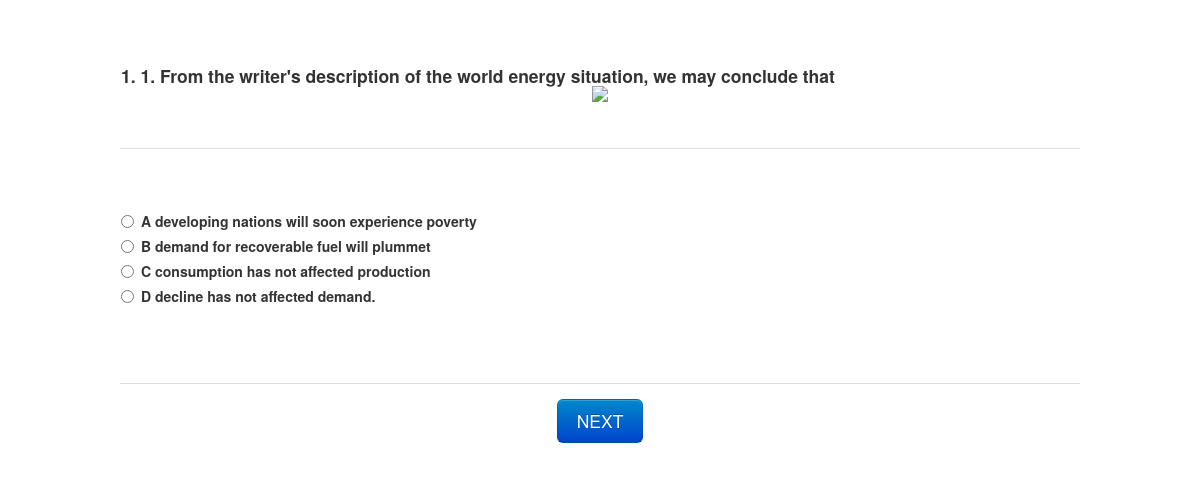
Page /Exam.php?exam=25 on the committed database.
### tables this page shows
CREATE TABLE IF NOT EXISTS `questions` (
  `id` int(11) NOT NULL AUTO_INCREMENT,
  `Qid` int(11) NOT NULL,
  `question` text NOT NULL,
  `option_A` text NOT NULL,
  `option_B` text NOT NULL,
  `option_C` text NOT NULL,
  `option_D` text NOT NULL,
  `answer` text NOT NULL,
  `exam_id` text NOT NULL,
  `images` text NOT NULL,
  PRIMARY KEY (`id`)
);

### Exam.php (the view, shortened to what this page needs)
<?php require_once('Connections/connect.php'); ?>
<?php
$query_rsTotalExam = "SELECT * FROM questions WHERE exam_id = '$_GET[exam]'";
$rsTotalExam = mysql_query($query_rsTotalExam, $connect) or die(mysql_error());
$totalRows_rsTotalExam = mysql_num_rows($rsTotalExam);
$nextpage = 0;
if(!isset($_POST['Qid'])) {
$examq = "SELECT * FROM questions WHERE Qid = '1' AND exam_id = '$_GET[exam]'";
}
else {
$nextpage = $_POST['Qid'] + 1;
$examid = $_POST['exam_id'];
$examq = "SELECT * FROM questions WHERE Qid = '$nextpage' AND exam_id = '$_GET[exam]'";
}
$query_Recordset1 = $examq;
$Recordset1 = mysql_query($query_Recordset1, $connect) or die(mysql_error());
$row_Recordset1 = mysql_fetch_assoc($Recordset1);
?>
<!DOCTYPE html PUBLIC "-//W3C//DTD XHTML 1.0 Transitional//EN" "http://www.w3.org/TR/xhtml1/DTD/xhtml1-transitional.dtd">
<html xmlns="http://www.w3.org/1999/xhtml">
<head>
<link href="css/bootstrap-responsive.min.css" rel="stylesheet" type="text/css" />
<link href="css/bootstrap.min.css" rel="stylesheet" type="text/css" />
</head>
<body>
<form action="" method="post" name="frmExam" class="tab-content" id="frmExam">
  <td class="navbar nav-tabs" height="114" align="left" valign="middle">
              <?php if($nextpage > $totalRows_rsTotalExam) {  ?>
              <center>
                <span class="text-success">
                <h2>Exam Completed Click to View Result</h2>
                </span>
              </center>
              <br />
        <h2 class="navbar nav-tabs" >
                <center>
                  <a target="_blank" href="result.php?exam=<?php echo $_GET['exam']; ?>" class="btn btn-large btn-success">View Result</a>
                </center>
    <p>
                  <?php } else { ?>
    <table width="100%" height="433" border="0" bgcolor="#FFFFCC">
          <tr>
            <td class="navbar nav-tabs" height="114" align="left" valign="middle"><h4><?php echo $row_Recordset1['Qid']; ?>.<?php echo $row_Recordset1['question']; ?><br />
			    <?php if($row_Recordset1['images'] != "NULL" || $row_Recordset1['images']=="") { ?>
			    <center><img width="80%" src="images/exam/<?php echo $row_Recordset1['images']; ?>" /></center>
				  <?php } ?>
            </h4></td>
          </tr>
          <tr>
            <td class="navbar nav-tabs" height="210" ><p class="radio">
                <label>
                  <input type="radio" name="Aid" value="<?php echo $row_Recordset1['option_A']; ?>" id="Aid" />
                  <strong>A</strong> <strong><?php echo $row_Recordset1['option_A']; ?></strong></label>
                <br />
                <label>
                  <input type="radio" name="Aid" value="<?php echo $row_Recordset1['option_B']; ?>" id="Aid" />
                  <strong>B</strong> <strong><?php echo $row_Recordset1['option_B']; ?></strong></label>
                <br />
                <label>
                  <input type="radio" name="Aid" value="<?php echo $row_Recordset1['option_C']; ?>" id="Aid" />
                  <strong>C</strong> <strong><?php echo $row_Recordset1['option_C']; ?></strong></label>
                <br />
                <label>
                  <input type="radio" name="Aid" value="<?php echo $row_Recordset1['option_D']; ?>" id="Aid" />
                  <strong>D <?php echo $row_Recordset1['option_D']; ?></strong></label>
                <br />
            </p></td>
          </tr>
          <tr>
            <td class="navbar nav-tabs nav-stacked" height="60" align="right" ><input name="exam_id" type="hidden" id="exam_id" value="<?php echo $_GET['exam']; ?>" />
              <center>
                <input class="btn btn-large btn-primary" type="submit" name="submit" id="submit" value="NEXT" />
              </center></td>
          </tr>
        </table>
        <?php } ?>
  </form>
</body>
</html>

### Exam.php (style rules this page uses)
body { margin:0 auto; width:80%; }

### rows in the picture
questions: Qid "1", question "1. From the writer's description of the world energy situation, we may conclude that", option_A "developing nations will soon experience poverty", option_B "demand for recoverable fuel will plummet", option_C "consumption has not affected production", option_D "decline has not affected demand."
